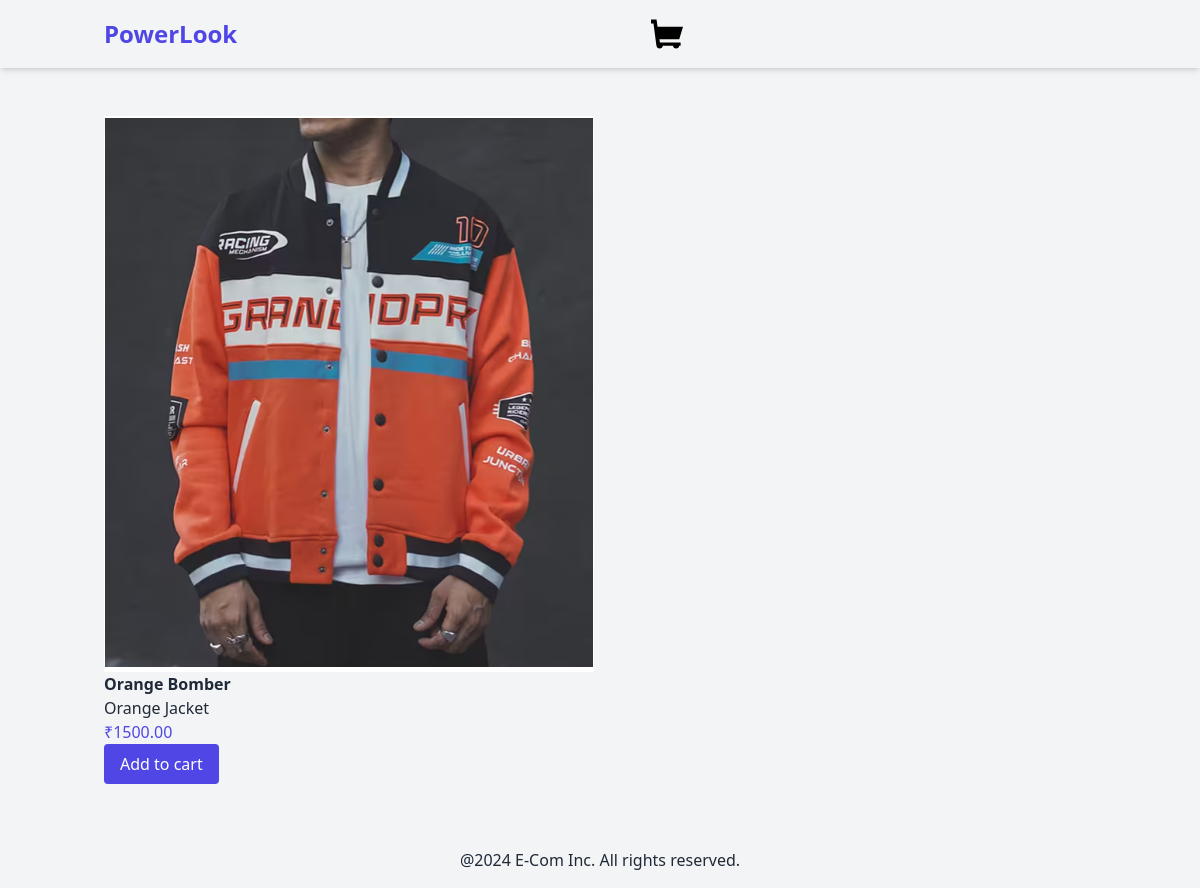
Page /product/3/orange-bomber/ on the committed database.
### products/models.py (models this page shows, shortened)
class Product(models.Model):
    category = models.ForeignKey(Category, related_name='products', on_delete=models.CASCADE)
    name = models.CharField(max_length=250)
    slug = models.SlugField(max_length=250)
    description = models.TextField(blank=True)
    price = models.DecimalField(max_digits=10, decimal_places=2)
    available = models.BooleanField(default=True)
    created = models.DateTimeField(auto_now_add=True)
    updated = models.DateTimeField(auto_now=True)
    image = models.ImageField(upload_to='products', blank=True, null=True)

### products/views.py (the view)
# urls.py: path('product/<int:id>/<slug:slug>/', views.product_detail, name="product_detail"),
def product_detail(request, id, slug):
    product = get_object_or_404(Product, id=id, slug=slug, available=True)
    return render(request, 'products/product/details.html', {'product':product})

### products/templates/products/product/details.html (shortened to what this page needs)
{% extends "base.html" %}
{%block content%}
<div class="container mx-auto p-4 flex">
<div>
    {%if product.image%}
    <img src="{{product.image.url}}" alt={{product.name}} class="max-h-[80vh]">
    {%else%}
    <p>The image is not available</p>
    {%endif%}
    <h3 class="font-semibold">{{product.name}}</h3>
    <p>{{product.description}}</p>
    <p class="text-indigo-600">₹{{product.price}}</p>
    <form action="{%url 'cart:cart_add' product.id%}" method="post" id="add-to-cart-form">
        <button type="submit" class="bg-indigo-600 text-white px-4 py-2 rounded">Add to cart</button>
    </form>
</div>
</div>
    {%endblock%}

### rows in the picture
Product: image (picture), name "Orange Bomber", description "Orange Jacket", price "1500.00"
